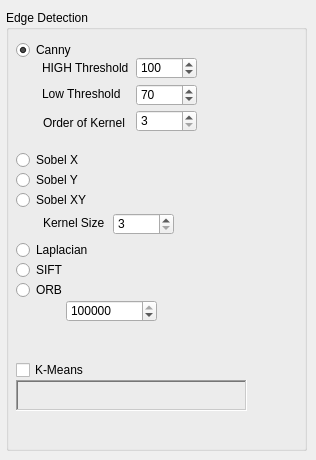
    <widget class="QWidget" name="tab_6">
     <attribute name="title">
      <string>Edge Detection</string>
     </attribute>
     <widget class="QGroupBox" name="groupBoxEdgeDetection">
      <property name="geometry">
       <rect>
        <x>6</x>
        <y>10</y>
        <width>301</width>
        <height>441</height>
       </rect>
      </property>
      <property name="title">
       <string>Edge Detection</string>
      </property>
      <widget class="QRadioButton" name="radioButtonCanny">
       <property name="geometry">
        <rect>
         <x>10</x>
         <y>30</y>
         <width>95</width>
         <height>20</height>
        </rect>
       </property>
       <property name="text">
        <string>Canny</string>
       </property>
       <property name="checked">
        <bool>true</bool>
       </property>
      </widget>
      <widget class="QRadioButton" name="radioButtonSobelX">
       <property name="geometry">
        <rect>
         <x>10</x>
         <y>140</y>
         <width>95</width>
         <height>20</height>
        </rect>
       </property>
       <property name="text">
        <string>Sobel X</string>
       </property>
      </widget>
      <widget class="QRadioButton" name="radioButtonSobelY">
       <property name="geometry">
        <rect>
         <x>10</x>
         <y>160</y>
         <width>95</width>
         <height>20</height>
        </rect>
       </property>
       <property name="text">
        <string>Sobel Y</string>
       </property>
      </widget>
      <widget class="QRadioButton" name="radioButtonLaplacian">
       <property name="geometry">
        <rect>
         <x>10</x>
         <y>230</y>
         <width>95</width>
         <height>20</height>
        </rect>
       </property>
       <property name="text">
        <string>Laplacian</string>
       </property>
      </widget>
      <widget class="QRadioButton" name="radioButtonSobelXY">
       <property name="geometry">
        <rect>
         <x>10</x>
         <y>180</y>
         <width>95</width>
         <height>20</height>
        </rect>
       </property>
       <property name="text">
        <string>Sobel XY</string>
       </property>
      </widget>
      <widget class="QLabel" name="labelCannyHighThreshold">
       <property name="geometry">
        <rect>
         <x>36</x>
         <y>50</y>
         <width>91</width>
         <height>16</height>
        </rect>
       </property>
       <property name="text">
        <string>HIGH Threshold</string>
       </property>
      </widget>
      <widget class="QLabel" name="labelCannyLowThreshold">
       <property name="geometry">
        <rect>
         <x>36</x>
         <y>76</y>
         <width>91</width>
         <height>16</height>
        </rect>
       </property>
       <property name="text">
        <string>Low Threshold</string>
       </property>
      </widget>
      <widget class="QLabel" name="labelCannyKernel">
       <property name="geometry">
        <rect>
         <x>37</x>
         <y>105</y>
         <width>91</width>
         <height>16</height>
        </rect>
       </property>
       <property name="text">
        <string>Order of Kernel</string>
       </property>
      </widget>
      <widget class="QSpinBox" name="spinBoxCannyHighThreshold">
       <property name="geometry">
        <rect>
         <x>130</x>
         <y>47</y>
         <width>61</width>
         <height>22</height>
        </rect>
       </property>
       <property name="maximum">
        <number>255</number>
       </property>
       <property name="value">
        <number>100</number>
       </property>
      </widget>
      <widget class="QSpinBox" name="spinBoxCannyLowThreshold">
       <property name="geometry">
        <rect>
         <x>130</x>
         <y>74</y>
         <width>61</width>
         <height>22</height>
        </rect>
       </property>
       <property name="maximum">
        <number>255</number>
       </property>
       <property name="value">
        <number>70</number>
       </property>
      </widget>
      <widget class="QSpinBox" name="spinBoxCannyKernel">
       <property name="geometry">
        <rect>
         <x>130</x>
         <y>100</y>
         <width>61</width>
         <height>22</height>
        </rect>
       </property>
       <property name="minimum">
        <number>3</number>
       </property>
       <property name="maximum">
        <number>7</number>
       </property>
       <property name="singleStep">
        <number>2</number>
       </property>
       <property name="value">
        <number>3</number>
       </property>
      </widget>
      <widget class="QLabel" name="labelSobelKernel">
       <property name="geometry">
        <rect>
         <x>37</x>
         <y>205</y>
         <width>71</width>
         <height>16</height>
        </rect>
       </property>
       <property name="text">
        <string>Kernel Size</string>
       </property>
      </widget>
      <widget class="QSpinBox" name="spinBoxSobelKernel">
       <property name="geometry">
        <rect>
         <x>107</x>
         <y>203</y>
         <width>61</width>
         <height>22</height>
        </rect>
       </property>
       <property name="minimum">
        <number>3</number>
       </property>
       <property name="maximum">
        <number>7</number>
       </property>
       <property name="singleStep">
        <number>2</number>
       </property>
       <property name="value">
        <number>3</number>
       </property>
      </widget>
      <widget class="QRadioButton" name="radioButtonSIFT">
       <property name="geometry">
        <rect>
         <x>10</x>
         <y>250</y>
         <width>95</width>
         <height>20</height>
        </rect>
       </property>
       <property name="text">
        <string>SIFT</string>
       </property>
      </widget>
      <widget class="QRadioButton" name="radioButtonORB">
       <property name="geometry">
        <rect>
         <x>10</x>
         <y>270</y>
         <width>95</width>
         <height>20</height>
        </rect>
       </property>
       <property name="text">
        <string>ORB</string>
       </property>
      </widget>
      <widget class="QSpinBox" name="spinBoxOrbMaxFeatures">
       <property name="geometry">
        <rect>
         <x>60</x>
         <y>290</y>
         <width>91</width>
         <height>22</height>
        </rect>
       </property>
       <property name="sizePolicy">
        <sizepolicy hsizetype="Minimum" vsizetype="Fixed">
         <horstretch>0</horstretch>
         <verstretch>0</verstretch>
        </sizepolicy>
       </property>
       <property name="minimum">
        <number>0</number>
       </property>
       <property name="maximum">
        <number>1000000</number>
       </property>
       <property name="singleStep">
        <number>10</number>
       </property>
       <property name="value">
        <number>100000</number>
       </property>
      </widget>
      <widget class="QCheckBox" name="checkboxKMeans">
       <property name="geometry">
        <rect>
         <x>10</x>
         <y>350</y>
         <width>121</width>
         <height>20</height>
        </rect>
       </property>
       <property name="text">
        <string>K-Means</string>
       </property>
      </widget>
      <widget class="QLabel" name="labelDominantColors">
       <property name="geometry">
        <rect>
         <x>10</x>
         <y>370</y>
         <width>231</width>
         <height>31</height>
        </rect>
       </property>
       <property name="frameShape">
        <enum>QFrame::WinPanel</enum>
       </property>
       <property name="frameShadow">
        <enum>QFrame::Sunken</enum>
       </property>
       <property name="text">
        <string/>
       </property>
      </widget>
     </widget>
    </widget>
